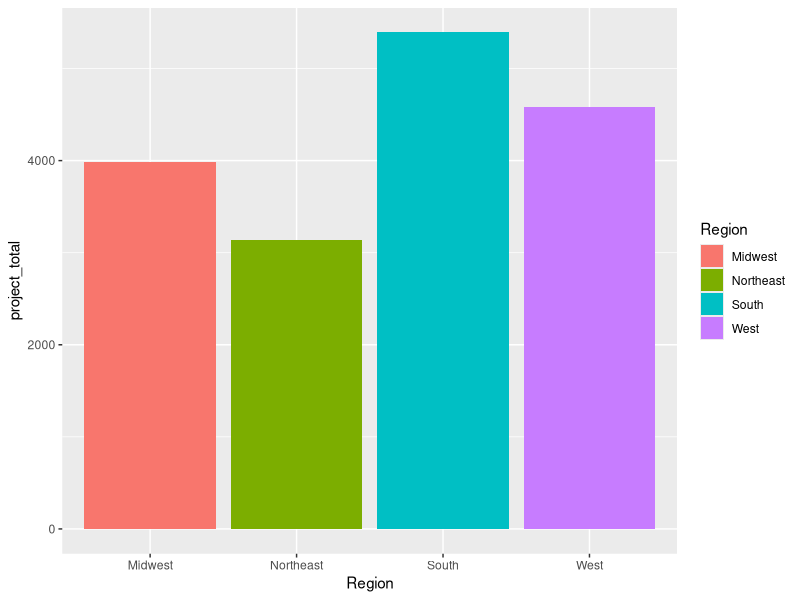
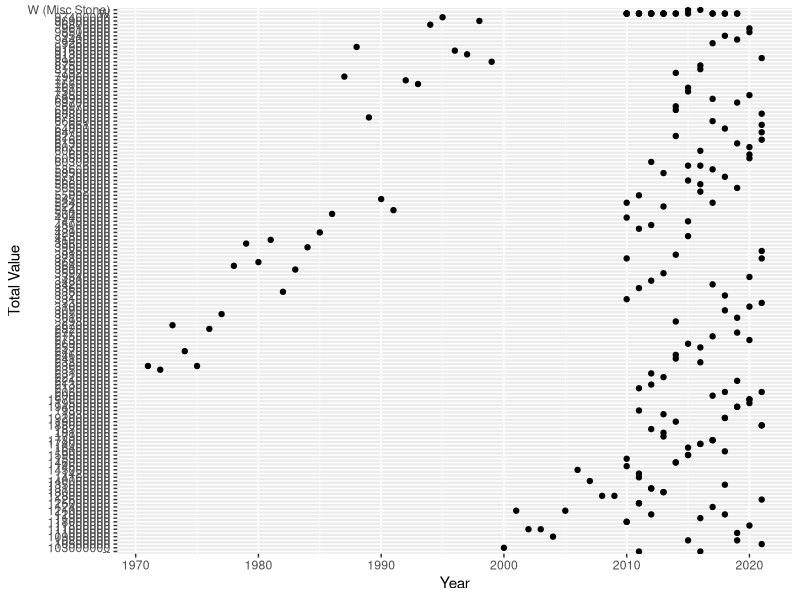

The R source for these figures, in order:
## ---- chunk 1
knitr::opts_chunk$set(echo = TRUE)
library(tidyverse)
library(readxl)

## ---- chunk 2
rawdata <- read_excel("data/USGS_Aggregates_Data-1971-2021.xlsx", sheet = "Complete_1971_2021")

## ---- chunk 3
rawdata |> 
  summarise(project_total = n(), .by = Region) |> 
  ggplot(aes(x = Region, y = project_total, fill = Region)) + 
  geom_col()

## ---- chunk 4
rawdata |>
  filter(State == "Massachusetts", Commodity == "Stone, crushed") |>
  ggplot(aes(x=Year,y=`Total Value`)) +
  geom_point()
